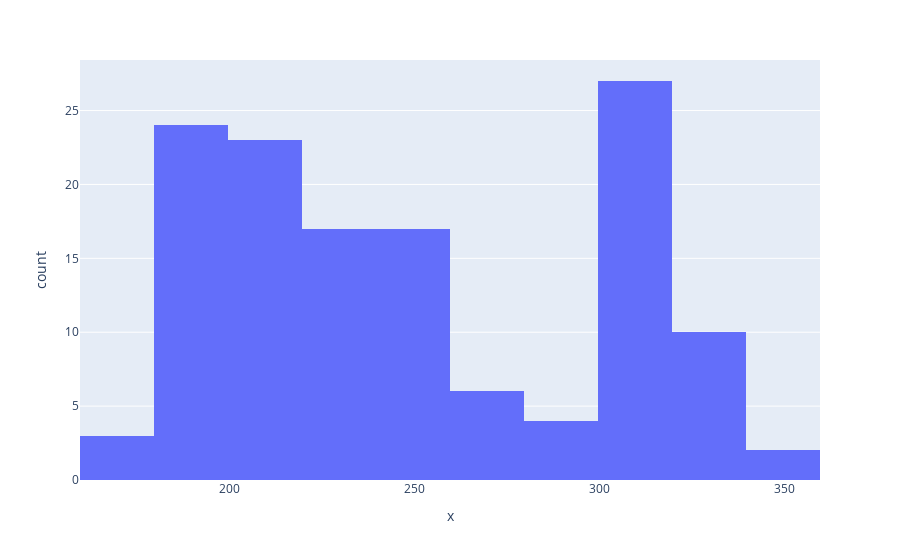

Write notebook code for a chart like this one.
### Markdown cell above
###**QUESTION 3**

Construct a histogram for your variable. Use Number of Intervals = 12.

### Code cell
#Histogram of Wt
fig = px.histogram(x=df['Wt'],nbins = 12)
fig.show()

### Figure 1 — Plotly figure (JSON) as saved in the notebook; plotly's stock layout.template omitted (floating-point values rounded to 4 significant figures; data arrays with more than 128 entries replaced by an {"elided": "..."} marker saying what was removed)
{"data": [{"alignmentgroup": "True", "bingroup": "x", "hovertemplate": "x=%{x}<br>count=%{y}<extra></extra>", "legendgroup": "", "marker": {"color": "#636efa", "pattern": {"shape": ""}}, "name": "", "nbinsx": 12, "offsetgroup": "", "orientation": "v", "showlegend": false, "type": "histogram", "x": {"elided": "133 int values"}, "xaxis": "x", "yaxis": "y"}], "layout": {"barmode": "relative", "legend": {"tracegroupgap": 0}, "margin": {"t": 60}, "xaxis": {"anchor": "y", "domain": [0, 1], "title": {"text": "x"}}, "yaxis": {"anchor": "x", "domain": [0, 1], "title": {"text": "count"}}}}
